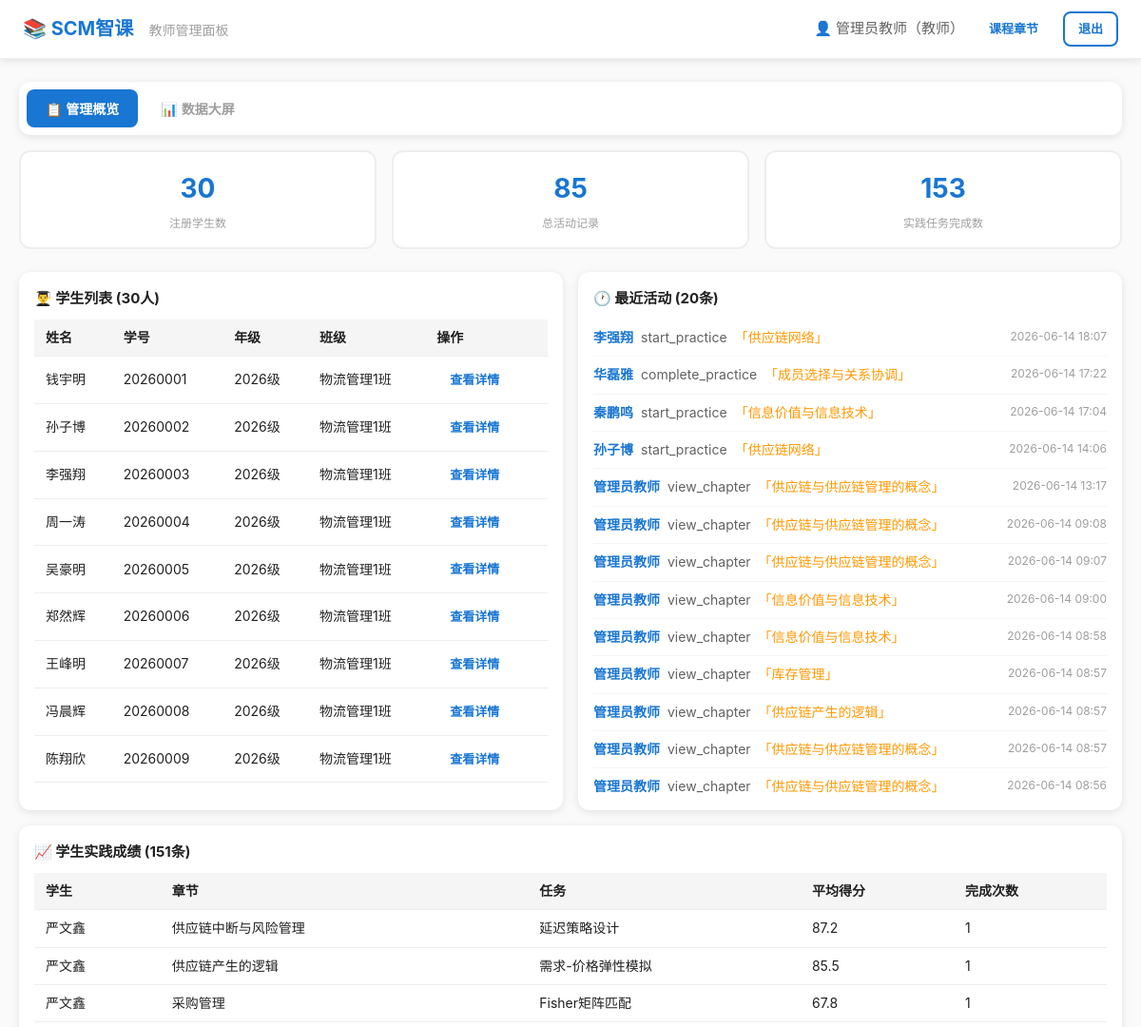
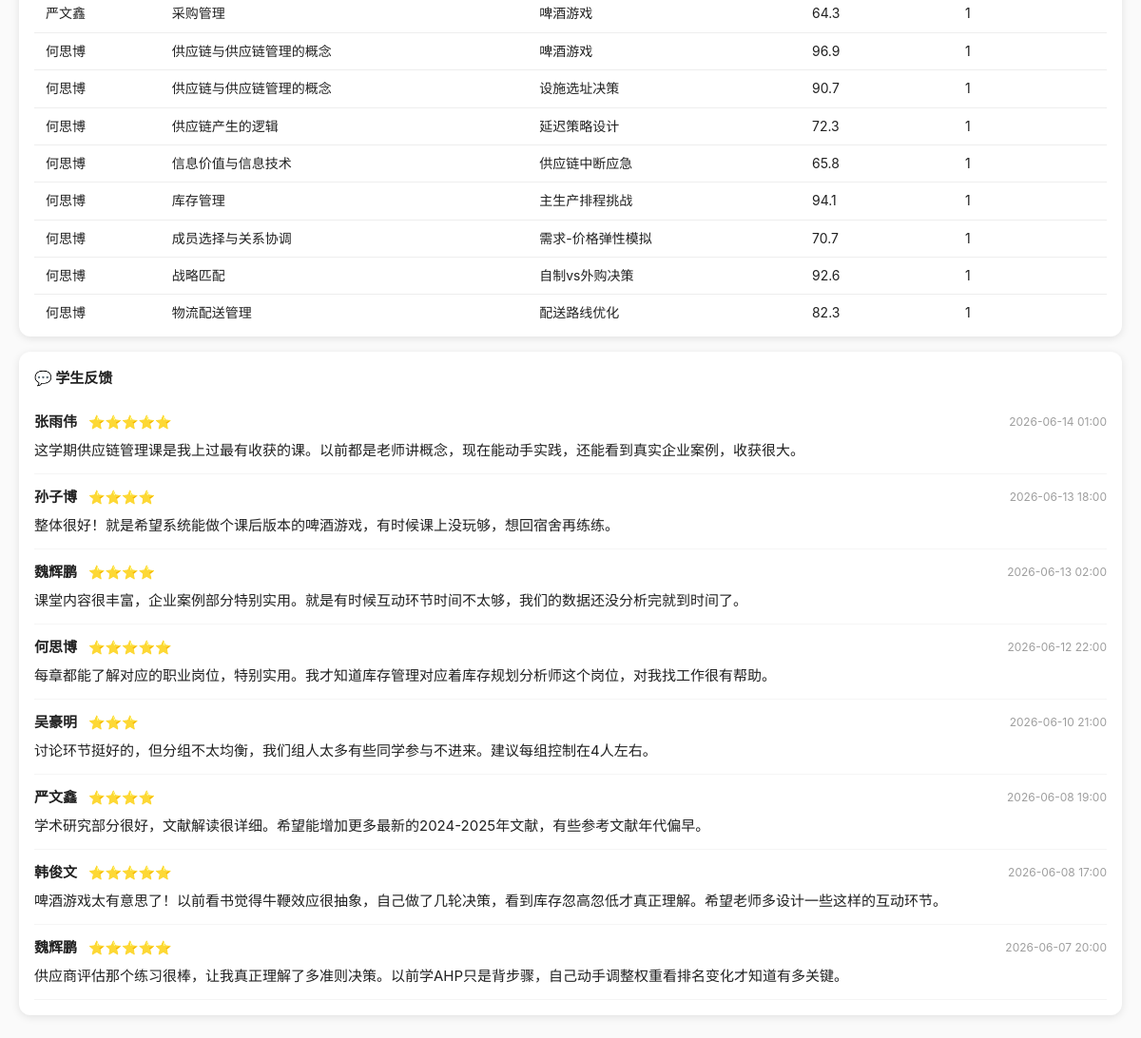
/teacher (signed in), run on the app's committed database (2 pictures, top to bottom).
### tables this page shows
CREATE TABLE users (
            id INTEGER PRIMARY KEY AUTOINCREMENT,
            username TEXT UNIQUE NOT NULL,
            password_hash TEXT NOT NULL,
            role TEXT NOT NULL CHECK(role IN ('teacher','student')),
            realname TEXT NOT NULL,
            student_id TEXT,
            grade TEXT,
            class_name TEXT,
            created_at TIMESTAMP DEFAULT CURRENT_TIMESTAMP
        );

CREATE TABLE activity_log (
            id INTEGER PRIMARY KEY AUTOINCREMENT,
            user_id INTEGER NOT NULL,
            username TEXT NOT NULL,
            chapter TEXT NOT NULL,
            action TEXT NOT NULL,
            detail TEXT,
            created_at TIMESTAMP DEFAULT CURRENT_TIMESTAMP,
            FOREIGN KEY(user_id) REFERENCES users(id)
        );

CREATE TABLE feedback (
            id INTEGER PRIMARY KEY AUTOINCREMENT,
            user_id INTEGER NOT NULL,
            username TEXT NOT NULL,
            chapter TEXT,
            rating INTEGER,
            comment TEXT,
            created_at TIMESTAMP DEFAULT CURRENT_TIMESTAMP,
            FOREIGN KEY(user_id) REFERENCES users(id)
        );

### app.py (the view)
@app.route('/teacher')
@teacher_required
def teacher_dashboard():
    db = get_db()
    total_students = db.execute("SELECT COUNT(*) as c FROM users WHERE role='student'").fetchone()['c']
    total_activities = db.execute("SELECT COUNT(*) as c FROM activity_log").fetchone()['c']
    total_practices = db.execute("SELECT COUNT(*) as c FROM practice_results").fetchone()['c']
    recent = db.execute("""
        SELECT al.*, u.realname FROM activity_log al
        JOIN users u ON al.user_id = u.id
        ORDER BY al.created_at DESC LIMIT 20
    """).fetchall()
    chapter_stats = db.execute("""
        SELECT chapter, COUNT(*) as cnt FROM activity_log
        WHERE chapter != 'Test' AND chapter NOT LIKE '%test%'
        GROUP BY chapter ORDER BY cnt DESC
    """).fetchall()
    student_scores = db.execute("""
        SELECT u.realname, u.username, pr.chapter, pr.task_name,
               ROUND(AVG(pr.score), 1) as avg_score, COUNT(*) as cnt
        FROM practice_results pr
        JOIN users u ON pr.user_id = u.id
        WHERE u.role = 'student'
        GROUP BY u.id, pr.chapter, pr.task_name
        ORDER BY u.realname, pr.chapter
    """).fetchall()
    students = db.execute("SELECT * FROM users WHERE role='student' ORDER BY created_at DESC").fetchall()
    feedbacks = db.execute("""
        SELECT f.*, u.realname FROM feedback f
        JOIN users u ON f.user_id = u.id
        ORDER BY f.created_at DESC LIMIT 20
    """).fetchall()
    db.close()
    return render_template('teacher_dashboard.html',
        total_students=total_students,
        total_activities=total_activities,
        total_practices=total_practices,
        recent=recent,
        chapter_stats=chapter_stats,
        student_scores=student_scores,
        students=students,
        feedbacks=feedbacks)

### app.py (called while the page is built)
def get_db():
    db = sqlite3.connect(DATABASE)
    db.row_factory = sqlite3.Row
    db.execute("PRAGMA journal_mode=WAL")
    return db

def teacher_required(f):
    @wraps(f)
    def decorated(*args, **kwargs):
        if 'user_id' not in session:
            return redirect(url_for('login_page'))
        if session.get('role') != 'teacher':
            flash('需要教师权限', 'error')
            return redirect(url_for('dashboard'))
        return f(*args, **kwargs)
    return decorated

### templates/teacher_dashboard.html (shortened to what this page needs)
<!DOCTYPE html>
<html lang="zh-CN">
<head>
    <link rel="stylesheet" href="{{ url_for('static', filename='css/style.css') }}">
</head>
<body>
    <nav class="navbar">
        <div class="nav-left">
            <a href="{{ url_for('teacher_dashboard') }}" class="nav-brand">📚 SCM智课</a>
            <span class="nav-subtitle">教师管理面板</span>
        </div>
        <div class="nav-right">
            <span class="nav-user">👤 {{ session.get('realname', session.get('username')) }}（教师）</span>
            <a href="{{ url_for('chapter_select') }}" class="btn btn-sm">课程章节</a>
            <a href="{{ url_for('logout') }}" class="btn btn-sm btn-outline">退出</a>
        </div>
    </nav>
    <div class="container">
        <div class="tabs" style="margin-bottom:16px">
            <button class="tab-btn active" onclick="switchPanel('overview', event)">📋 管理概览</button>
            <button class="tab-btn" onclick="switchPanel('datav', event)">📊 数据大屏</button>
        </div>
        <div id="panel-overview" class="tab-content active">
            <div class="stats-row">
                <div class="stat-card"><div class="stat-value">{{ total_students }}</div><div class="stat-label">注册学生数</div></div>
                <div class="stat-card"><div class="stat-value">{{ total_activities }}</div><div class="stat-label">总活动记录</div></div>
                <div class="stat-card"><div class="stat-value">{{ total_practices }}</div><div class="stat-label">实践任务完成数</div></div>
            </div>
            <div class="dashboard-grid">
                <div class="dashboard-card">
                    <h3>👨‍🎓 学生列表 ({{ students|length }}人)</h3>
                    <div class="data-table-wrap">
                    <table class="data-table">
                        <tr><th>姓名</th><th>学号</th><th>年级</th><th>班级</th><th>操作</th></tr>
                        {% for s in students %}
                        <tr><td>{{ s.realname }}</td><td>{{ s.student_id or '-' }}</td><td>{{ s.grade or '-' }}</td><td>{{ s.class_name or '-' }}</td><td><a href="{{ url_for('student_detail', student_id=s.id) }}" class="btn btn-sm">查看详情</a></td></tr>
                        {% else %}<tr><td colspan="5" class="text-muted">暂无注册学生</td></tr>{% endfor %}
                    </table>
                    </div>
                </div>
                <div class="dashboard-card">
                    <h3>🕐 最近活动 ({{ recent|length }}条)</h3>
                    <div class="data-table-wrap">
                    <div class="activity-list">
                        {% for act in recent %}
                        <div class="activity-item">
                            <span class="activity-user">{{ act.realname }}</span>
                            <span class="activity-action">{{ act.action }}</span>
                            <span class="activity-chapter">「{{ act.chapter }}」</span>
                            <span class="activity-time">{{ act.created_at[:16] }}</span>
                        </div>
                        {% else %}<p class="text-muted">暂无活动记录</p>{% endfor %}
                    </div>
                    </div>
                </div>
                {% if student_scores %}
                <div class="dashboard-card full-width">
                    <h3>📈 学生实践成绩 ({{ student_scores|length }}条)</h3>
                    <div class="data-table-wrap">
                    <table class="data-table"><tr><th>学生</th><th>章节</th><th>任务</th><th>平均得分</th><th>完成次数</th></tr>
                    {% for s in student_scores %}<tr><td>{{ s.realname }}</td><td>{{ s.chapter }}</td><td>{{ s.task_name }}</td><td>{{ s.avg_score }}</td><td>{{ s.cnt }}</td></tr>{% endfor %}</table>
                    </div>
                </div>{% endif %}
                <div class="dashboard-card full-width">
                    <h3>💬 学生反馈</h3>
                    {% for fb in feedbacks %}
                    <div class="feedback-item"><div class="feedback-header"><strong>{{ fb.realname }}</strong><span class="feedback-stars">{% for _ in range(fb.rating) %}⭐{% endfor %}</span><span class="feedback-time">{{ fb.created_at[:16] }}</span></div><p>{{ fb.comment or '(无文字)' }}</p></div>
                    {% else %}<p class="text-muted">暂无反馈</p>{% endfor %}
                </div>
            </div>
        </div>
</body>
</html>

### static/css/style.css (style rules this page uses)
*, *::before, *::after { box-sizing: border-box; margin: 0; padding: 0; }
:root { --primary: #1976D2; --primary-dark: #1565C0; --primary-light: #E3F2FD; --success: #4CAF50; --warning: #FF9800; --danger: #F44336; --gray-50: #FAFAFA; --gray-100: #F5F5F5; --gray-200: #EEEEEE; --gray-300: #E0E0E0; --gray-500: #9E9E9E; --gray-700: #616161; --gray-900: #212121; --white: #FFFFFF; --shadow: 0 2px 8px rgba(0,0,0,0.1); --shadow-lg: 0 4px 24px rgba(0,0,0,0.12); --radius: 12px; --radius-sm: 8px; }
body { font-family: -apple-system, BlinkMacSystemFont, "Segoe UI", "PingFang SC", "Hiragino Sans GB", "Microsoft YaHei", sans-serif; font-size: 15px; line-height: 1.6; color: var(--gray-900); background: var(--gray-50); }
a { color: var(--primary); text-decoration: none; }
.btn { display: inline-block; padding: 10px 20px; border: none; border-radius: var(--radius-sm); font-size: 15px; font-weight: 600; cursor: pointer; transition: all 0.2s; text-align: center; text-decoration: none; }
.btn-outline { background: var(--white); color: var(--primary); border: 2px solid var(--primary); }
.btn-sm { padding: 6px 14px; font-size: 13px; }
.navbar { background: var(--white); border-bottom: 1px solid var(--gray-200); padding: 12px 24px; display: flex; justify-content: space-between; align-items: center; position: sticky; top: 0; z-index: 100; box-shadow: var(--shadow); }
.nav-brand { font-size: 20px; font-weight: 700; color: var(--primary); }
.nav-subtitle { color: var(--gray-500); margin-left: 12px; font-size: 14px; }
.nav-right { display: flex; align-items: center; gap: 12px; }
.nav-user { color: var(--gray-700); font-weight: 500; }
.container { max-width: 1200px; margin: 0 auto; padding: 24px 20px; }
.tabs { display: flex; gap: 4px; background: var(--white); padding: 8px; border-radius: var(--radius); margin-bottom: 20px; box-shadow: var(--shadow); overflow-x: auto; }
.tab-btn { padding: 10px 20px; border: none; border-radius: var(--radius-sm); font-size: 14px; font-weight: 600; cursor: pointer; background: transparent; color: var(--gray-500); transition: all 0.2s; white-space: nowrap; }
.tab-btn.active { background: var(--primary); color: var(--white); }
.tab-content { display: none; }
.tab-content.active { display: block; }
.stat-card { background: var(--white); border: 2px solid var(--gray-200); border-radius: var(--radius); padding: 16px; text-align: center; }
.stat-value { font-size: 28px; font-weight: 700; color: var(--primary); }
.stat-label { font-size: 12px; color: var(--gray-500); margin-top: 4px; }
.stats-row { display: grid; grid-template-columns: repeat(3, 1fr); gap: 16px; margin-bottom: 24px; }
.dashboard-grid { display: grid; grid-template-columns: repeat(2, 1fr); gap: 16px; }
.dashboard-card { background: var(--white); border-radius: var(--radius); padding: 16px; box-shadow: var(--shadow); min-height: 0; }
.dashboard-card.full-width { grid-column: 1 / -1; }
.dashboard-card h3 { margin-bottom: 10px; font-size: 15px; }
.dashboard-card .data-table-wrap { max-height: 500px; overflow-y: auto; }
.dashboard-card .data-table-wrap table { width: 100%; border-collapse: collapse; }
.dashboard-card .data-table-wrap th { background: #f5f5f5; position: sticky; top: 0; }
.activity-item { display: flex; gap: 8px; padding: 8px 0; border-bottom: 1px solid var(--gray-100); font-size: 14px; flex-wrap: wrap; }
.activity-user { font-weight: 600; color: var(--primary); }
.activity-action { color: var(--gray-700); }
.activity-chapter { color: var(--warning); }
.activity-time { color: var(--gray-500); margin-left: auto; font-size: 12px; }
.data-table { width: 100%; border-collapse: collapse; font-size: 14px; }
.data-table th, .data-table td { padding: 8px 12px; border-bottom: 1px solid var(--gray-200); text-align: left; }
.data-table th { background: var(--gray-100); font-weight: 600; }
.feedback-item { padding: 12px 0; border-bottom: 1px solid var(--gray-100); }
.feedback-header { display: flex; gap: 12px; align-items: center; margin-bottom: 6px; }
.feedback-stars { font-size: 14px; }
.feedback-time { color: var(--gray-500); margin-left: auto; font-size: 12px; }

### data on the page
users: get "管理员教师"
users: realname "钱宇明", student "20260001", grade "2026级", class_name "物流管理1班"
users: realname "孙子博", student "20260002", grade "2026级", class_name "物流管理1班"
users: realname "李强翔", student "20260003", grade "2026级", class_name "物流管理1班"
users: realname "周一涛", student "20260004", grade "2026级", class_name "物流管理1班"
users: realname "吴豪明", student "20260005", grade "2026级", class_name "物流管理1班"
users: realname "郑然辉", student "20260006", grade "2026级", class_name "物流管理1班"
users: realname "王峰明", student "20260007", grade "2026级", class_name "物流管理1班"
users: realname "冯晨辉", student "20260008", grade "2026级", class_name "物流管理1班"
users: realname "陈翔欣", student "20260009", grade "2026级", class_name "物流管理1班"
activity_log: realname "李强翔", action "start_practice", chapter "供应链网络", created_at "2026-06-14 18:07"
activity_log: realname "华磊雅", action "complete_practice", chapter "成员选择与关系协调", created_at "2026-06-14 17:22"
activity_log: realname "秦鹏鸣", action "start_practice", chapter "信息价值与信息技术", created_at "2026-06-14 17:04"
activity_log: realname "孙子博", action "start_practice", chapter "供应链网络", created_at "2026-06-14 14:06"
activity_log: realname "管理员教师", action "view_chapter", chapter "供应链与供应链管理的概念", created_at "2026-06-14 13:17"
activity_log: realname "管理员教师", action "view_chapter", chapter "供应链与供应链管理的概念", created_at "2026-06-14 09:08"
activity_log: realname "管理员教师", action "view_chapter", chapter "供应链与供应链管理的概念", created_at "2026-06-14 09:07"
activity_log: realname "管理员教师", action "view_chapter", chapter "信息价值与信息技术", created_at "2026-06-14 09:00"
activity_log: realname "管理员教师", action "view_chapter", chapter "信息价值与信息技术", created_at "2026-06-14 08:58"
activity_log: realname "管理员教师", action "view_chapter", chapter "库存管理", created_at "2026-06-14 08:57"
activity_log: realname "管理员教师", action "view_chapter", chapter "供应链产生的逻辑", created_at "2026-06-14 08:57"
activity_log: realname "管理员教师", action "view_chapter", chapter "供应链与供应链管理的概念", created_at "2026-06-14 08:57"
activity_log: realname "管理员教师", action "view_chapter", chapter "供应链与供应链管理的概念", created_at "2026-06-14 08:56"
users: realname "严文鑫", chapter "供应链中断与风险管理", task_name "延迟策略设计", avg_score "87.2", cnt "1", chapter "供应链产生的逻辑", task_name "需求-价格弹性模拟", avg_score "85.5", chapter "采购管理", task_name "Fisher矩阵匹配", avg_score "67.8", task_name "啤酒游戏", avg_score "64.3"
users: realname "何思博", chapter "供应链与供应链管理的概念", task_name "啤酒游戏", avg_score "96.9", cnt "1", task_name "设施选址决策", avg_score "90.7", chapter "供应链产生的逻辑", task_name "延迟策略设计", avg_score "72.3", chapter "信息价值与信息技术", task_name "供应链中断应急", avg_score "65.8", chapter "库存管理", task_name "主生产排程挑战", avg_score "94.1", chapter "成员选择与关系协调", task_name "需求-价格弹性模拟", avg_score "70.7", chapter "战略匹配", task_name "自制vs外购决策", avg_score "92.6", chapter "物流配送管理", task_name "配送路线优化", avg_score "82.3"
feedback: realname "张雨伟", rating 5 (drawn), created_at "2026-06-14 01:00", comment "这学期供应链管理课是我上过最有收获的课。以前都是老师讲概念，现在能动手实践，还能看到真实企业案例，收获很大。"
feedback: realname "孙子博", rating 4 (drawn), created_at "2026-06-13 18:00", comment "整体很好！就是希望系统能做个课后版本的啤酒游戏，有时候课上没玩够，想回宿舍再练练。"
feedback: realname "魏辉鹏", rating 4 (drawn), created_at "2026-06-13 02:00", comment "课堂内容很丰富，企业案例部分特别实用。就是有时候互动环节时间不太够，我们的数据还没分析完就到时间了。"
feedback: realname "何思博", rating 5 (drawn), created_at "2026-06-12 22:00", comment "每章都能了解对应的职业岗位，特别实用。我才知道库存管理对应着库存规划分析师这个岗位，对我找工作很有帮助。"
feedback: realname "吴豪明", rating 3 (drawn), created_at "2026-06-10 21:00", comment "讨论环节挺好的，但分组不太均衡，我们组人太多有些同学参与不进来。建议每组控制在4人左右。"
feedback: realname "严文鑫", rating 4 (drawn), created_at "2026-06-08 19:00", comment "学术研究部分很好，文献解读很详细。希望能增加更多最新的2024-2025年文献，有些参考文献年代偏早。"
feedback: realname "韩俊文", rating 5 (drawn), created_at "2026-06-08 17:00", comment "啤酒游戏太有意思了！以前看书觉得牛鞭效应很抽象，自己做了几轮决策，看到库存忽高忽低才真正理解。希望老师多设计一些这样的互动环节。"
feedback: realname "魏辉鹏", rating 5 (drawn), created_at "2026-06-07 20:00", comment "供应商评估那个练习很棒，让我真正理解了多准则决策。以前学AHP只是背步骤，自己动手调整权重看排名变化才知道有多关键。"

### other printed values
{{ total_students }} "30"
{{ total_activities }} "85"
{{ total_practices }} "153"
{{ students|length }} "30"
{{ recent|length }} "20"
{{ student_scores|length }} "151"
